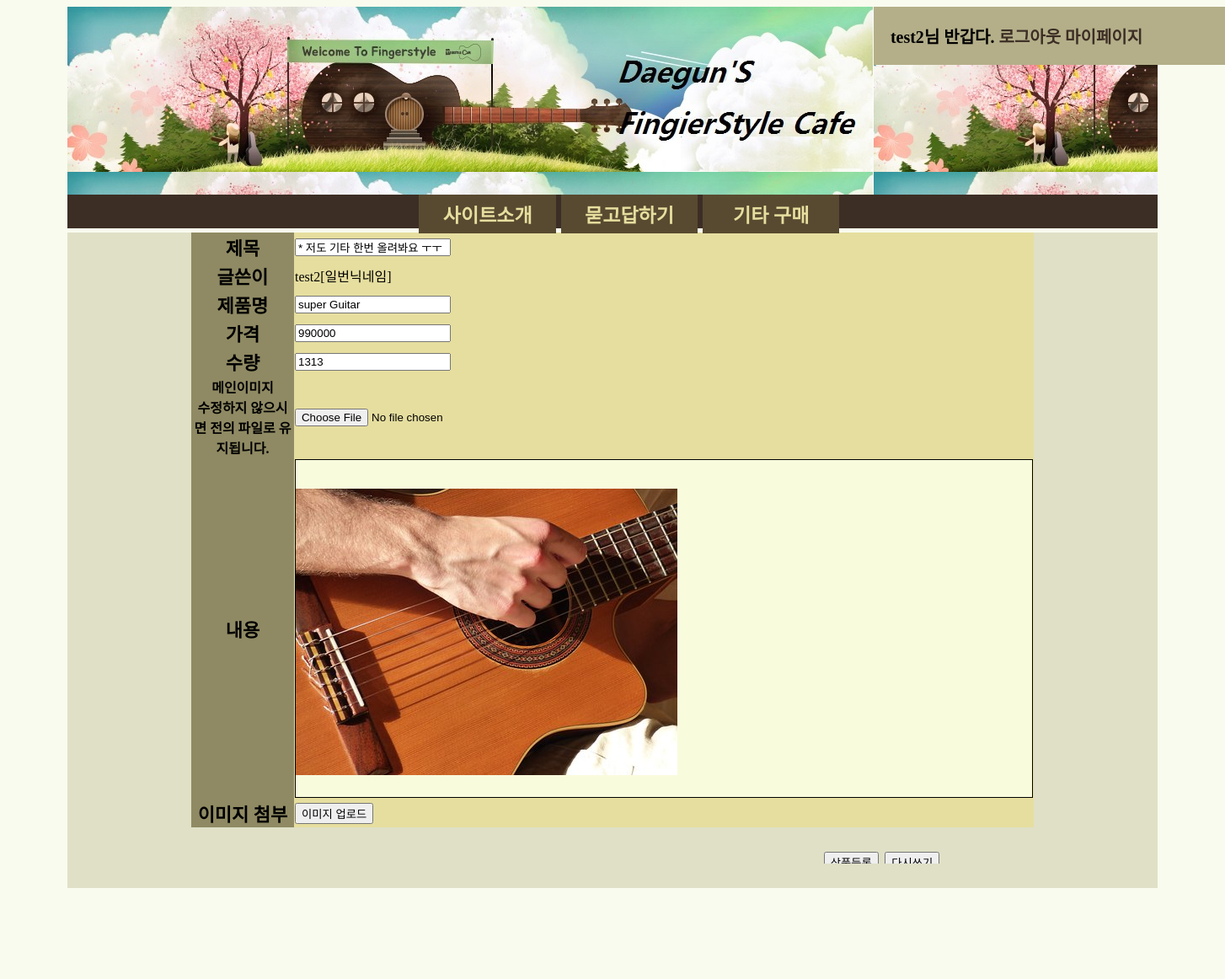
The app's page /menus/buying/modifyGoodsFrame.php?pNum=11 (signed in) with its own data.
### tables this page shows
CREATE TABLE `goods` (
  `num` int(10) unsigned NOT NULL,
  `title` char(40) NOT NULL,
  `name` text NOT NULL,
  `content` text,
  `price` int(10) DEFAULT NULL,
  `quantity` int(10) DEFAULT NULL,
  `regist_day` char(20) NOT NULL,
  `id` char(20) DEFAULT NULL,
  `nick` char(20) DEFAULT NULL,
  `mainImg` text
);

CREATE TABLE `users` (
  `id` char(20) DEFAULT NULL,
  `password` char(20) DEFAULT NULL,
  `name` char(20) DEFAULT NULL,
  `nick` char(20) DEFAULT NULL,
  `hp` char(20) DEFAULT NULL,
  `email` char(40) DEFAULT NULL
);

### menus/cls/DBManager.php (called while the page is built, shortened)
<?php
  class DBmanager{
    var $dbm;
    var $stt;
    function __construct(){
      try {
        $hostname   = 'localhost';
        $dbname     = 'ldg_db';
        $hosInfo    = 'mysql:host='.$hostname.';dbname='.$dbname.';charset=utf8';
        $username   = 'root';
        $password   = '1234';
        $this->dbm = new PDO($hosInfo,$username,$password);
      } catch (PDOException $e) {
        echo "PDOerror : {$e->getMessage()}";
      }
    }
    function sttFetchAssoc(){require_once "../cls/DBManager.php";
      try {
        return $this->stt->fetch(PDO::FETCH_ASSOC);
      } catch (PDOException $e) {
        echo "PDOerror : {$e->getMessage()}";
      }
    }
    function useSql($sql,$argArr){
      try {
        $this->stt = $this->dbm->prepare($sql,array(PDO::ATTR_CURSOR=>PDO::CURSOR_SCROLL));
        $result = $this->stt->execute($argArr);
      } catch (PDOException $e) {
        echo "PDOerror : {$e->getMessage()}";
      }
    }
  }
?>

### menus/buying/cls/GoodsSearcher.php (called while the page is built, shortened)
<?php
  require_once "../cls/DBManager.php";
  class GoodsSearcher{
    var $dbm;
    function __construct(){
      $this->dbm = new DBManager();
    }
    function getUserIdByPNum($qNum){
      $sql = "SELECT id FROM goods WHERE num = :num";
      $this->dbm->useSql($sql,[":num"=> $qNum]);
      $result = $this->dbm->sttFetchAssoc();
      return $result['id'];
    }
    function getInfoByPNum($pNum){
      $sql = "SELECT * FROM goods WHERE num = :num";
      $this->dbm->useSql($sql,["num" => $pNum]);
      $row = $this->dbm->sttFetchAssoc();
      return $row;
    }
  }
?>

### menus/cls/UserInfoGetter.php (called while the page is built)
<?php
  require_once "../cls/DBManager.php";
  class UserInfoGetter {
    var $dbm;
    function __construct(){
      $this->dbm = new DBManager();
    }
    function getInfoById($argId){
      $sql = "SELECT nick FROM users WHERE id = :id";
      $this->dbm->useSql($sql,["id" => $argId]);
      $row = $this->dbm->sttFetchAssoc();
      return $row;
    }
  }
?>

### menus/buying/modifyGoodsForm.php (the view, shortened to what this page needs)
<?php
  require_once '../cls/UserInfoGetter.php';
  require_once './cls/GoodsSearcher.php';
  $userId = $_SESSION['userid'];
  $uif = new UserInfoGetter();
  $gsr = new GoodsSearcher();
  $info = $uif->getInfoById($userId);
  $nick = $info['nick'];
  $pNum = $_GET['pNum'];
  $goodsInfo    = $gsr->getInfoByPNum($pNum);
  $lastTitle    = $goodsInfo['title'];
  $lastName     = $goodsInfo['name'];
  $lastPrice    = $goodsInfo['price'];
  $lastQuantity = $goodsInfo['quantity'];
  $lastContent  = $goodsInfo['content'];
?>
<form id='goodsInputForm' enctype="multipart/form-data" action="./modifyGoods.php?pNum=<?=$pNum?>" method="post">
  <table id='registGoodsTable' align='center'>
    <tr>
      <td class='registGoodsfirstTd'>제목</td>
      <td><input type="text" name="titleInput" id="titleInput" value='<?=$lastTitle?>'></td>
    </tr>
    <tr>
      <td class='registGoodsfirstTd'>글쓴이</td>
      <td><?=$userId."[{$nick}]"?></td>
    </tr>
    <tr>
      <td class='registGoodsfirstTd'>제품명</td>
      <td><input type="text" name="nameInput" id="nameInput" value='<?=$lastName?>'></td>
    </tr>
    <tr>
      <td class='registGoodsfirstTd'>가격</td>
      <td><input type="text" name="priceInput" id="priceInput" value='<?=$lastPrice?>'></td>
    </tr>
    <tr>
      <td class='registGoodsfirstTd'>수량</td>
      <td><input type="text" name="quantityInput" id="quantityInput" value='<?=$lastQuantity?>'></td>
    </tr>
    <tr>
      <td class='mainImgfirstTd'>
        메인이미지<br>
        수정하지 않으시면 전의 파일로 유지됩니다.
      </td>
      <td><input type="file" name="mainImgUpload" id="mainImgUpload"></td>
    </tr>
    <tr>
      <td class='registGoodsfirstTd'>내용</td>
      <td>
        <div id="contentDiv" contenteditable="true" style="border:solid 1px black"><?=$lastContent?></div>
      </td>
    </tr>
    <tr>
      <td class='registGoodsfirstTd'>이미지 첨부</td>
      <td><input type="button" value="이미지 업로드" onclick="popImgUploadWindow()" /></td>
    </tr>
  </table>
  <div class="registGoodsFunc">
    <input type="button"  onclick="sendForm()" value="상품등록">
    <input type="reset" onclick="resetContent()" value="다시쓰기">
  </div>
</form>

### css/menus.css (style rules this page uses)
body { background-color:#F9FBEE; font-family: 'Nanum Gothic', serif; }
form { display:inline; }

### css/buying.css (style rules this page uses)
#registGoodsTable { border-collapse:collapse; width:1000px; background-color: #E6DE9F; }
#contentDiv { overflow-x:hidden; overflow-y:scroll; background-color: #F9FBDD; height:400px; }
.registGoodsfirstTd { background-color:#8F8A63; text-align: center; font-weight:bold; font-size:22px; width:120px; }
.mainImgfirstTd { background-color:#8F8A63; text-align: center; font-weight:bold; width:120px; }
.registGoodsFunc { font-size: 30px; text-align: right; margin-right:20%; margin-top:20px; }

### records on screen
goods: titleInput "* 저도 기타 한번 올려봐요 ㅜㅜ", nameInput "super Guitar", priceInput "990000", quantityInput "1313", content (picture)
users: nick "일번닉네임"

### other values on screen
$_SESSION['userid'] "test2"
$userId "test2"
